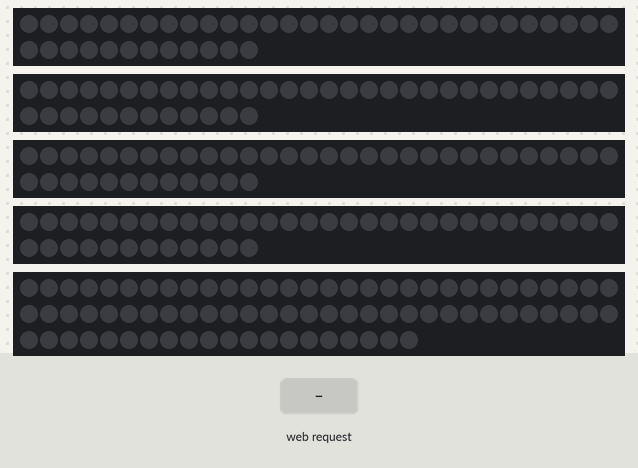
The sketch below on a simulated ESP32. On the bench: 4 × 42 RGB LEDs in strip order, left to right, continuing on the next row, 80 RGB LEDs in strip order, left to right, continuing on the next row. Inputs (shaded band) come from the test bench. Dim RGB values are drawn brighter than linear; WiFi joins after 1.5 s; servers stay silent unless stated; what the sketch prints to the serial monitor is not drawn.

Above: at 3.7 s.
3.8 s: HTTP request GET /zetscore?ScoreA=1&ScoreB=1&Speler=1 received
At 5.2 s:
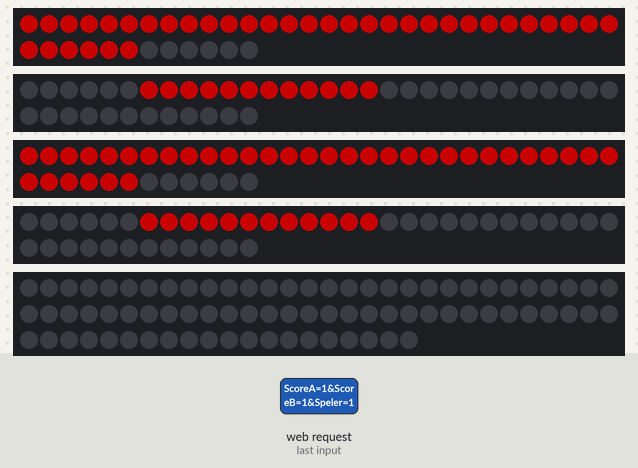
5.5 s: HTTP request GET /zetscore?ScoreA=120&ScoreB=120&Speler=120 received
At 6.0 s:
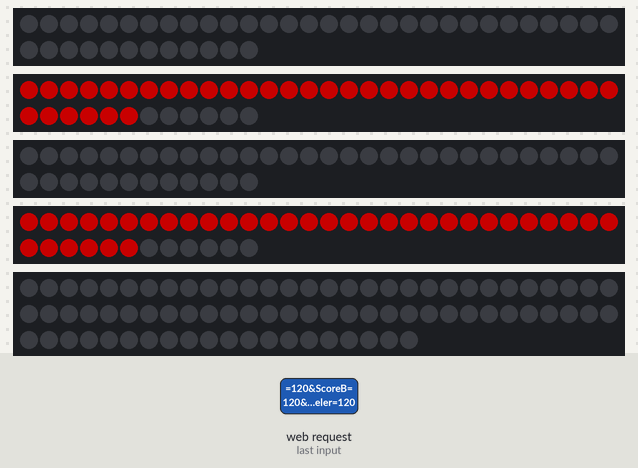
Timing chart, 0 to 8.5 s (numbered marks = the images above; inputs shaded):
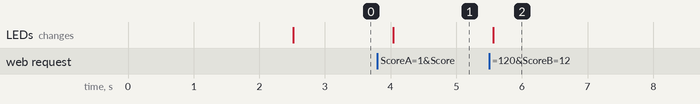

Measured:
- after the input at 3.8 s, the LEDs: change after 0.24 s (image 1)
- after the input at 5.5 s, the LEDs: change after 0.07 s (image 2)

The sketch:

scoreserver.ino
```cpp
/* ------------------------------------------------------------------------------

Besturing Scorebord

------------------------------------------------------------------------------ */

// INITIALISATIE
#include <WiFi.h>
#include <WiFiClient.h>
#include <WebServer.h>
#include <FastLED.h>

#define DATA_PIN_1      13 // DATA PIN voor het eerste cijfer
#define DATA_PIN_2      12 // DATA PIN voor het tweede cijfer
#define DATA_PIN_3      14 // DATA PIN voor het derde cijfer
#define DATA_PIN_4      27 // DATA PIN voor het vierde cijfer
#define DATA_PIN_5      5 // DATA PIN voor speleraanduiding

#define LED_TYPE           WS2812B
#define KLEUR_VOLGORDE     GRB
#define AANTAL_LEDS_CIJFER 42
#define AANTAL_LEDS_SPELER 80
#define MILLI_AMPS         1500
#define FRAMES_PER_SEC     140
#define HELDERHEID         100

CRGB leds_cijfer1[AANTAL_LEDS_CIJFER];
CRGB leds_cijfer2[AANTAL_LEDS_CIJFER];
CRGB leds_cijfer3[AANTAL_LEDS_CIJFER];
CRGB leds_cijfer4[AANTAL_LEDS_CIJFER];
CRGB leds_speler[AANTAL_LEDS_SPELER];

int cijfers[10][7] = {
  {1, 1, 1, 1, 1, 1, 0},
  {0, 1, 1, 0, 0, 0, 0},
  {1, 1, 0, 1, 1, 0, 1},
  {1, 1, 1, 1, 0, 0, 1},
  {0, 1, 1, 0, 0, 1, 1},
  {1, 0, 1, 1, 0, 1, 1},
  {1, 0, 1, 1, 1, 1, 1},
  {1, 1, 1, 0, 0, 0, 0},
  {1, 1, 1, 1, 1, 1, 1},
  {1, 1, 1, 1, 0, 1, 1}
};

const char* ssid = "";
const char* password = "";

WebServer server(80);

/* ------------------------------------------------------------------------------ */

void setup() {

  delay(1000);
  Serial.begin(115200);


  //WiFi.hostname("scorebord");
  WiFi.begin(ssid, password);
  Serial.println("");

  while (WiFi.status() != WL_CONNECTED) {
    delay(500);
    Serial.print(".");
  }

  Serial.println("");
  Serial.println("Verbonden");// met ");
  //Serial.println(ssid);
  Serial.println("IP adres: ");
  Serial.println(WiFi.localIP());

  server.on("/zetscore", ontvangScoreData);

  server.begin();
  Serial.println("Web server gestart!");


  FastLED.addLeds<LED_TYPE, DATA_PIN_1, KLEUR_VOLGORDE>(leds_cijfer1, AANTAL_LEDS_CIJFER);
  FastLED.addLeds<LED_TYPE, DATA_PIN_2, KLEUR_VOLGORDE>(leds_cijfer2, AANTAL_LEDS_CIJFER);
  FastLED.addLeds<LED_TYPE, DATA_PIN_3, KLEUR_VOLGORDE>(leds_cijfer3, AANTAL_LEDS_CIJFER);
  FastLED.addLeds<LED_TYPE, DATA_PIN_4, KLEUR_VOLGORDE>(leds_cijfer4, AANTAL_LEDS_CIJFER);
  FastLED.addLeds<LED_TYPE, DATA_PIN_5, KLEUR_VOLGORDE>(leds_speler, AANTAL_LEDS_SPELER);

  FastLED.setDither(false);
  FastLED.setCorrection(TypicalLEDStrip);
  FastLED.setBrightness(HELDERHEID);
  FastLED.setMaxPowerInVoltsAndMilliamps(5, MILLI_AMPS);

  fill_solid(leds_cijfer1, AANTAL_LEDS_CIJFER, CRGB::Black);
  fill_solid(leds_cijfer2, AANTAL_LEDS_CIJFER, CRGB::Black);
  fill_solid(leds_cijfer3, AANTAL_LEDS_CIJFER, CRGB::Black);
  fill_solid(leds_cijfer4, AANTAL_LEDS_CIJFER, CRGB::Black);
  fill_solid(leds_speler, AANTAL_LEDS_SPELER, CRGB::Black);

  FastLED.show();

}

/* ------------------------------------------------------------------------------ */

void loop(void){
  server.handleClient();

  FastLED.show();
  delay(500);
}


/* ------------------------------------------------------------------------------ */
void ontvangScoreData() {

  String score_a = server.arg("ScoreA");
  String score_b = server.arg("ScoreB");
  String speler  = server.arg("Speler");
  String msg = "";
  int httpcode;

  Serial.println("");
  Serial.print("Score A: ");
  Serial.println(score_a);
  Serial.print("Score B: ");
  Serial.println(score_b);
  Serial.print("Speler: ");
  Serial.println(speler);


  if(score_a != "" && score_b != "") {
    zetScore(score_a.toInt(), score_b.toInt(), speler);
    msg = "DATA ONTVANGEN: Score A = " + score_a + " / Score B = " + score_b + " / Speler = " + speler;
    httpcode = 200;
  }
  else {
    msg = "ONVOLLEDIGE DATA ONTVANGEN";
    httpcode = 422;
  }


  server.send(httpcode, "text/plain", msg);

}
/* ------------------------------------------------------------------------------ */

void zetScore (int score_a, int score_b, String speler) {

  int score_1 = score_a / 10;
  int score_2 = score_a % 10;
  int score_3 = score_b / 10;
  int score_4 = score_b % 10;
  CRGB kleur_spelerA = CRGB::Red;
  CRGB kleur_spelerB = CRGB::Red;

  if (speler == "A") {
    kleur_spelerA = CRGB::Green;
  } else if (speler == "B") {
    kleur_spelerB = CRGB::Green;
  }

  zetCijfer(leds_cijfer1, score_1, kleur_spelerA);
  zetCijfer(leds_cijfer2, score_2, kleur_spelerA);
  zetCijfer(leds_cijfer3, score_3, kleur_spelerB);
  zetCijfer(leds_cijfer4, score_4, kleur_spelerB);
}

void zetCijfer (CRGB leds[AANTAL_LEDS_CIJFER], int waarde, CRGB kleur)
{
  int count = 0;
  for(int j=0; j<7; j++) {
    for(int k=0; k<6; k++) {
      if(cijfers[waarde][j] == 1) leds[count] = kleur;
      else leds[count] = CRGB::Black;

      count++;
    }
  }
}

/* ------------------------------------------------------------------------------ */
```
